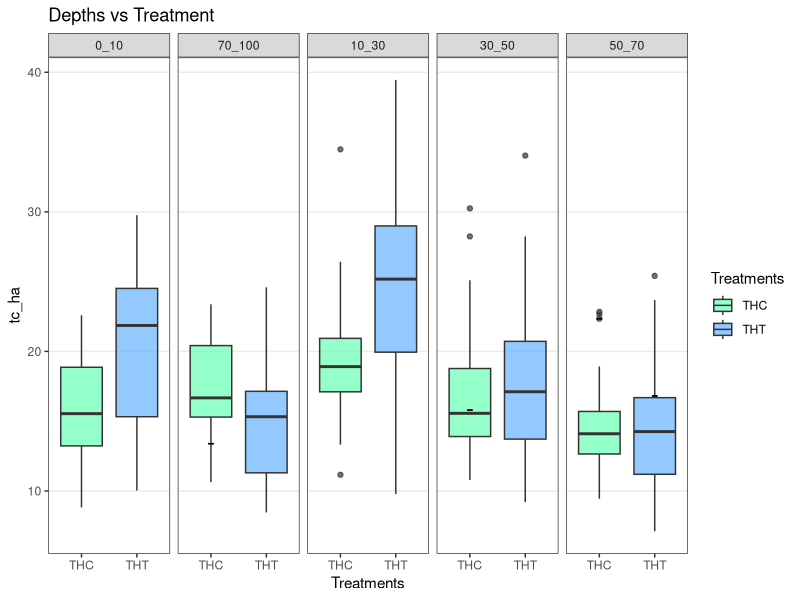

Recreate this plot in R. (Note: this script raises an error after producing the figure.)
# Load data into R

library(readxl)
T_Data <- read_excel("T_Data.xlsx")
View(T_Data)

# load tidyverse package
library(tidyverse)

# Remove the first row
T_Data <- T_Data %>% slice(-1)
View(T_Data)

# Rename column names

colnames(T_Data)

colnames(T_Data)[colnames(T_Data) == '...1'] <- 'Depth_cm'

colnames(T_Data)

str(T_Data)

# Convert THT and THC variables to numeric and the Depth_cm to factor
T_Data$Depth_cm <- as.factor(T_Data$Depth_cm)
T_Data$THT <- as.numeric(T_Data$THT)
T_Data$THC <- as.numeric(T_Data$THC)


# Convert the data set to a data frame
as.data.frame(T_Data)


# Check for missing values in the columns
colSums(is.na(T_Data))

# Remove the missing values

data2 <- na.omit(T_Data)


colSums(is.na(data2))

str(data2)

# Reshape the data

data3 <- data2 %>% 
  pivot_longer(
    c("THT","THC"),
    names_to = "Treatments",
    values_to = "tc_ha"
  )

colnames(data3)

str(data3)

# Rename the levels
levels(data3$Depth_cm)

levels(data3$Depth_cm)<- c('0_10', '70_100','10_30','30_50','50_70')


str(data3)


# PLOTTING Box plot

# Prepare the data for visualization
data3 <- data3 %>%
  group_by(Treatments, Depth_cm, tc_ha) %>%
  summarize(n = n(),
            mean = mean(tc_ha),
            sd = sd(tc_ha),
            se = sd / sqrt(n))

# Plot the box plot
boxp<- ggplot(data3, aes(x = Treatments,
                   y = tc_ha, fill = Treatments)) +
  geom_boxplot(alpha = .7) +
  geom_errorbar(aes(ymin = mean - se,
                    ymax = mean + se),
                width = .1) +
  scale_y_continuous(breaks = seq(10, 40, 10)) +
  scale_fill_manual(values = c("#66ffb2", "#66b2ff")) +
  facet_grid(.~Depth_cm) +
  labs( title = "Depths vs Treatment")+
  theme_bw() +
  theme(panel.grid.major.x = element_blank(),
        panel.grid.minor.y = element_blank())


boxp
  
# Statistical test

s_test <- aov(tc_ha~Depth_cm, data = data3)
summary(s_test)


# Show whether there's a statistically significant difference between any of the two groups on the graph
boxp + geom_signif(comparisons = list(c("THC","THT")),map_signif_level = TRUE)


